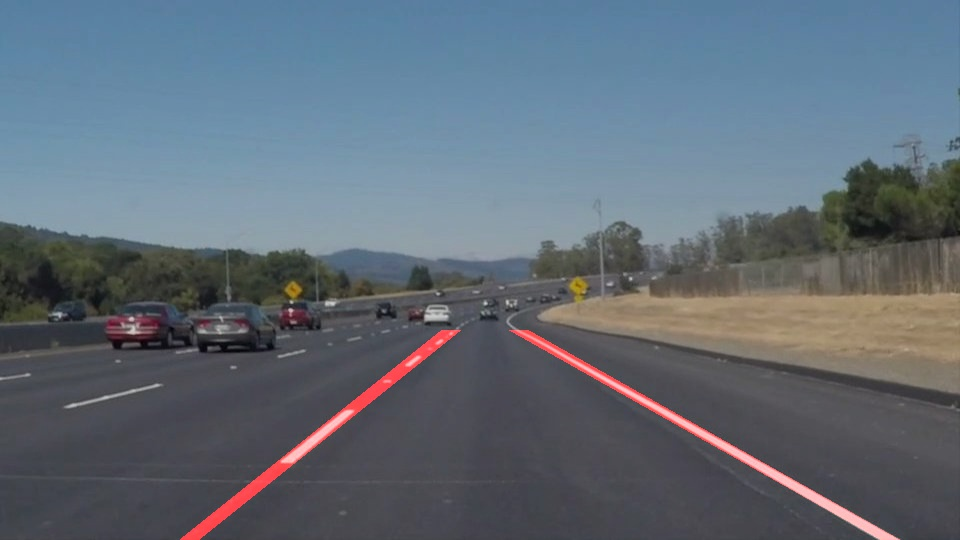
#> input picture test_images/solidWhiteCurve_processed.jpg, 960 x 540 px; its folder holds only this picture in this run
$ jupyter execute --allow-errors P1.ipynb   (shell and % lines are left out)   (older library calls are emulated)
#> lines starting #> are read from the running program, lines starting #| are printed output that depends on the picture; after the words box and inside, x2 and y2 are one past the last pixel; in counts of white or black regions, pixels touching at a corner belong together
# **Finding Lane Lines on the Road**
***
In this project, you will use the tools you learned about in the lesson to identify lane lines on the road.  You can develop your pipeline on a series of individual images, and later apply the result to a video stream (really just a series of images). Check out the video clip "raw-lines-example.mp4" (also contained in this repository) to see what the output should look like after using the helper functions below.

Once you have a result that looks roughly like "raw-lines-example.mp4", you'll need to get creative and try to average and/or extrapolate the line segments you've detected to map out the full extent of the lane lines.  You can see an example of the result you're going for in the video "P1_example.mp4".  Ultimately, you would like to draw just one line for the left side of the lane, and one for the right.

---
Let's have a look at our first image called 'test_images/solidWhiteRight.jpg'.  Run the 2 cells below (hit Shift-Enter or the "play" button above) to display the image.

**Note** If, at any point, you encounter frozen display windows or other confounding issues, you can always start again with a clean slate by going to the "Kernel" menu above and selecting "Restart & Clear Output".

---

**The tools you have are color selection, region of interest selection, grayscaling, Gaussian smoothing, Canny Edge Detection and Hough Tranform line detection.  You  are also free to explore and try other techniques that were not presented in the lesson.  Your goal is piece together a pipeline to detect the line segments in the image, then average/extrapolate them and draw them onto the image for display (as below).  Once you have a working pipeline, try it out on the video stream below.**

---

<figure>

 <figcaption>
 <p></p>
 <p style="text-align: center;"> Your output should look something like this (above) after detecting line segments using the helper functions below </p>
 </figcaption>
</figure>
 <p></p>
<figure>

 <figcaption>
 <p></p>
 <p style="text-align: center;"> Your goal is to connect/average/extrapolate line segments to get output like this</p>
 </figcaption>
</figure>

[cell 1]
#importing some useful packages
import matplotlib.pyplot as plt
import matplotlib.image as mpimg
import numpy as np
import cv2

#> (a cell that did not finish here is left out)

**Some OpenCV functions (beyond those introduced in the lesson) that might be useful for this project are:**

`cv2.inRange()` for color selection
`cv2.fillPoly()` for regions selection
`cv2.line()` to draw lines on an image given endpoints
`cv2.addWeighted()` to coadd / overlay two images
`cv2.cvtColor()` to grayscale or change color
`cv2.imwrite()` to output images to file
`cv2.bitwise_and()` to apply a mask to an image

**Check out the OpenCV documentation to learn about these and discover even more awesome functionality!**

Below are some helper functions to help get you started. They should look familiar from the lesson!

[cell 3]
import math

def grayscale(img):
    """Applies the Grayscale transform
    This will return an image with only one color channel
    but NOTE: to see the returned image as grayscale
    you should call plt.imshow(gray, cmap='gray')"""
    return cv2.cvtColor(img, cv2.COLOR_RGB2GRAY)
    # Or use BGR2GRAY if you read an image with cv2.imread()
    # return cv2.cvtColor(img, cv2.COLOR_BGR2GRAY)

def canny(img, low_threshold, high_threshold):
    """Applies the Canny transform"""
    return cv2.Canny(img, low_threshold, high_threshold)

def gaussian_blur(img, kernel_size):
    """Applies a Gaussian Noise kernel"""
    return cv2.GaussianBlur(img, (kernel_size, kernel_size), 0)

# [72 lines left out: functions region_of_interest, draw_lines, hough_lines, weighted_img, not called in this run]

## Test on Images

Now you should build your pipeline to work on the images in the directory "test_images"
**You should make sure your pipeline works well on these images before you try the videos.**

[cell 4]
import os
dir_list = os.listdir("test_images/")
#> dir_list = ['solidWhiteCurve_processed.jpg']
print("There are {} files in this directory".format(len(dir_list)))
#| There are 1 files in this directory
print(dir_list)
#| ['solidWhiteCurve_processed.jpg']
#> further down, image is the input picture: shape (540, 960, 3); mean R, G, B 97, 107.6, 118.4
#> `img_name_prefix, img_name_extension = image_fname.split('.')`: img_name_prefix = 'solidWhiteCurve_processed'; img_name_extension = 'jpg'

run your solution on all test_images and make copies into the test_images directory).

#> (a cell that did not finish here is left out)

[cell 6]
# TODO: Build your pipeline that will draw lane lines on the test_images
# then save them to the test_images directory.

# [25 lines left out: functions get_white_coordinates, fit_polynomial_line_extension, not called in this run]


def process_image(image, eps=10, gauss_ksize=15, canny_low=50, canny_high=150):
    """
    """
    img_gray = grayscale(image)
    img_gaussian_blur = gaussian_blur(img_gray, gauss_ksize)
    img_canny = canny(img_gaussian_blur, canny_low, canny_high)

    img_cropped = region_of_interest(img_canny, center_region(img_canny))
    img_cropped_right = region_of_interest(img_canny, right_region(img_canny))
    img_cropped_left = region_of_interest(img_canny, left_region(img_canny))

    mark_image = np.zeros_like(image)

    try:
        lf = fit_polynomial_line_extension(img_cropped_left)
        rf = fit_polynomial_line_extension(img_cropped_right)

        xx, yy = np.meshgrid(np.arange(image.shape[1]), np.arange(image.shape[0]))
        r = eps ** 2

        left_selector = ((lf(yy) - xx) ** 2 <= r) & (yy > upper_bound(image))
        right_selector = ((rf(yy) - xx) ** 2 <= r) & (yy > upper_bound(image))
        mark_image[left_selector] = (255, 0, 0)
        mark_image[right_selector] = (255, 0, 0)

    except TypeError:
        print("Can't fit polynomial...")

    return weighted_img(mark_image, image)


#> (the rest of this cell did not finish here and is left out)

#> in grayscale, `return cv2.cvtColor(img, cv2.COLOR_RGB2GRAY)`:
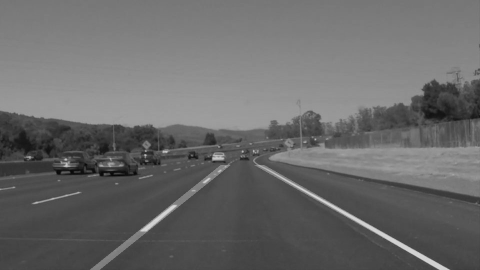
#> returned value: shape (540, 960) (shown at 1/2 size); min 3, max 218, mean 105.7
#> in canny, `return cv2.Canny(img, low_threshold, high_threshold)`:
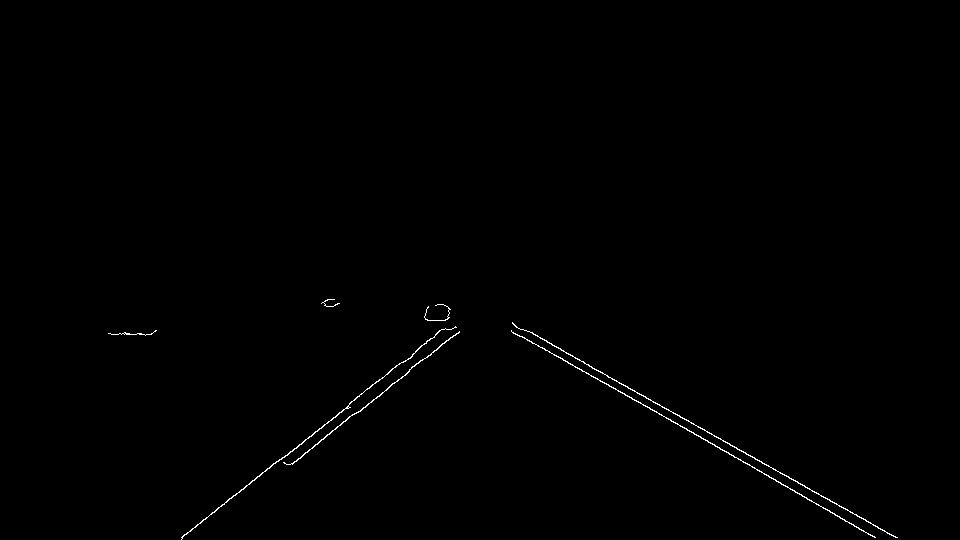
#> returned value: shape (540, 960); 0.39% white in thin lines or dots, all inside (x1, y1, x2, y2) = (108, 299, 898, 540)
    plt.imsave(fname=processed_img_fname, arr=processed_image)
    print("Saved {}".format(processed_img_fname))

## Test on Videos

You know what's cooler than drawing lanes over images? Drawing lanes over video!

We can test our solution on two provided videos:

`solidWhiteRight.mp4`

`solidYellowLeft.mp4`

[cell 7]
# Import everything needed to edit/save/watch video clips
from moviepy.editor import VideoFileClip
from IPython.display import HTML

Let's try the one with the solid white lane on the right first ...

[cell 8]
white_output = 'white.mp4'
#> (the rest of this cell did not finish here and is left out)

Play the video inline, or if you prefer find the video in your filesystem (should be in the same directory) and play it in your video player of choice.

[cell 9]
HTML("""
<video width="960" height="540" controls>
  <source src="{0}">
</video>
""".format(white_output))

**At this point, if you were successful you probably have the Hough line segments drawn onto the road, but what about identifying the full extent of the lane and marking it clearly as in the example video (P1_example.mp4)?  Think about defining a line to run the full length of the visible lane based on the line segments you identified with the Hough Transform.  Modify your draw_lines function accordingly and try re-running your pipeline.**

Now for the one with the solid yellow lane on the left. This one's more tricky!

[cell 10]
yellow_output = 'yellow.mp4'
#> (the rest of this cell did not finish here and is left out)

[cell 11]
HTML("""
<video width="960" height="540" controls>
  <source src="{0}">
</video>
""".format(yellow_output))

## Reflections

Congratulations on finding the lane lines!  As the final step in this project, we would like you to share your thoughts on your lane finding pipeline... specifically, how could you imagine making your algorithm better / more robust?  Where will your current algorithm be likely to fail?

Please add your thoughts below,  and if you're up for making your pipeline more robust, be sure to scroll down and check out the optional challenge video below!

My reflections are as follows:
* based on the optional challange, I got to appreciate that it is tough to build an algorithm that is robust. Simple variations in the image: changes of brightness / contrast / color balance can easily break an algorhitm
* a problem that we is perceptually simple for human (recognizing white stripes on black asphalt) can prove to be hard to code precisely using the standard tools (even the coming up with definition of white color is not a trivial task).
* if the environment is relatively stable, we can levarage relatively simple tools to solve the task of finding the road lines on the tarmac. Unfortunately 'real life' is not a 'relatively stable environment'
* I think the performance of the algorhitm can be improved significantly if we smooth the lines perceived over time, instead of treating the video as a series of images that are processed one by one.

## Submission

If you're satisfied with your video outputs it's time to submit!  Submit this ipython notebook for review.

## Optional Challenge

Try your lane finding pipeline on the video below.  Does it still work?  Can you figure out a way to make it more robust?  If you're up for the challenge, modify your pipeline so it works with this video and submit it along with the rest of your project!

[cell 12]
# extract samples from the harder clip
vid_fname = 'challenge.mp4'
#> (the rest of this cell did not finish here and is left out)

[cell 13]
# Diagnose performance of the algo on the excerpts of the harder part of the task
iidx = 11

# 9, 10, 11, 12 are the real hard part
#> (the rest of this cell did not finish here and is left out)

[cell 14]
challenge_output = 'extra.mp4'
#> challenge_output = 'extra.mp4'
#> (the rest of this cell did not finish here and is left out)

$ run again, on test_images/solidYellowLeft_processed.jpg
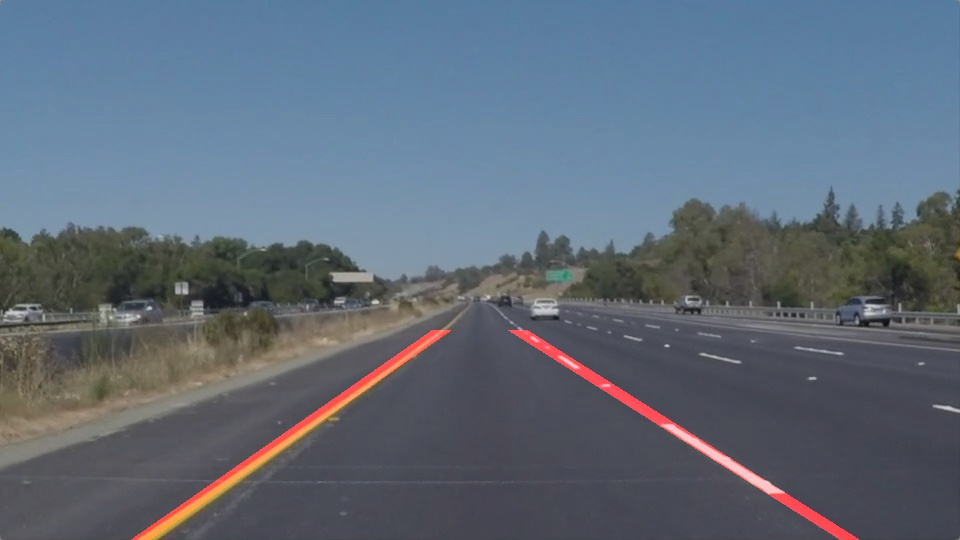
#> input picture test_images/solidYellowLeft_processed.jpg, 960 x 540 px
#> dir_list = ['solidYellowLeft_processed.jpg']
#| There are 1 files in this directory
#| ['solidYellowLeft_processed.jpg']
#> image is the input picture: shape (540, 960, 3); mean R, G, B 95.4, 106.9, 120.6
#> img_name_prefix = 'solidYellowLeft_processed'; img_name_extension = 'jpg'
#> in grayscale, `return cv2.cvtColor(img, cv2.COLOR_RGB2GRAY)`:
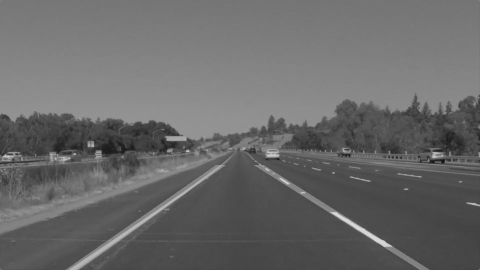
#> returned value: shape (540, 960) (shown at 1/2 size); min 15, max 221, mean 105
#> in canny, `return cv2.Canny(img, low_threshold, high_threshold)`:
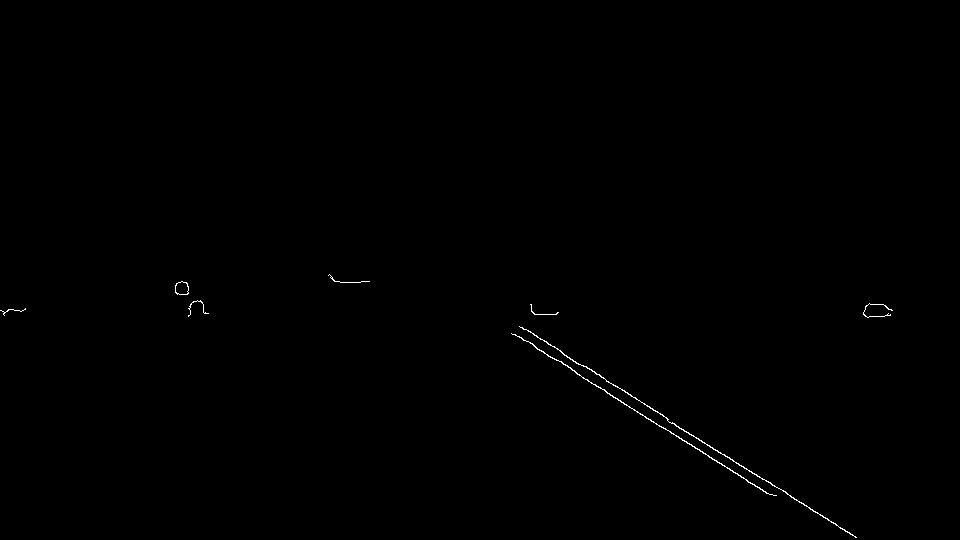
#> returned value: shape (540, 960); 0.23% white in thin lines or dots, all inside (x1, y1, x2, y2) = (0, 274, 893, 538)
#> challenge_output = 'extra.mp4'

$ run again, on test_images/whiteCarLaneSwitch_processed.jpg
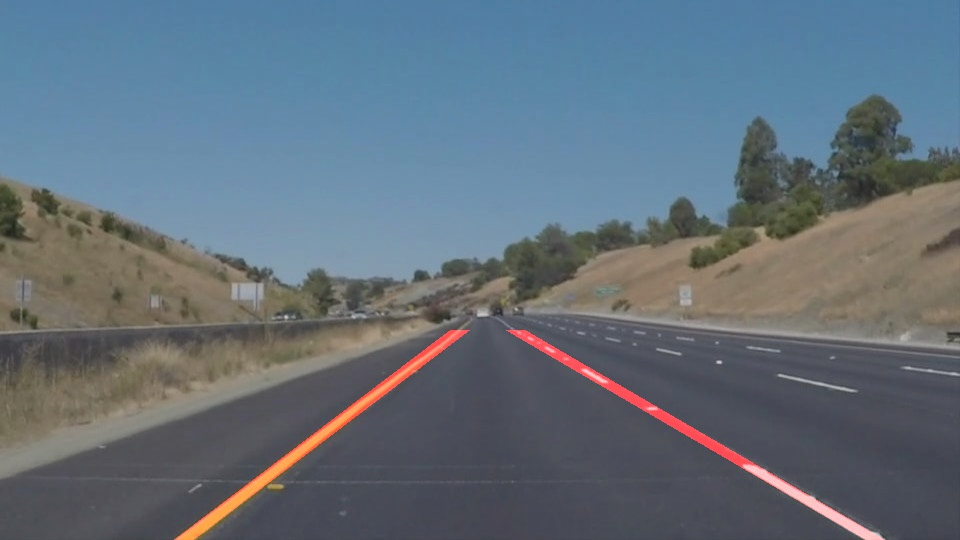
#> input picture test_images/whiteCarLaneSwitch_processed.jpg, 960 x 540 px
#> dir_list = ['whiteCarLaneSwitch_processed.jpg']
#| There are 1 files in this directory
#| ['whiteCarLaneSwitch_processed.jpg']
#> image is the input picture: shape (540, 960, 3); mean R, G, B 98.9, 111.4, 122.4
#> img_name_prefix = 'whiteCarLaneSwitch_processed'; img_name_extension = 'jpg'
#> in grayscale, `return cv2.cvtColor(img, cv2.COLOR_RGB2GRAY)`:
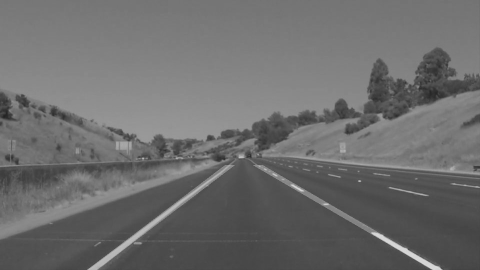
#> returned value: shape (540, 960) (shown at 1/2 size); min 33, max 222, mean 108.9
#> in canny, `return cv2.Canny(img, low_threshold, high_threshold)`:
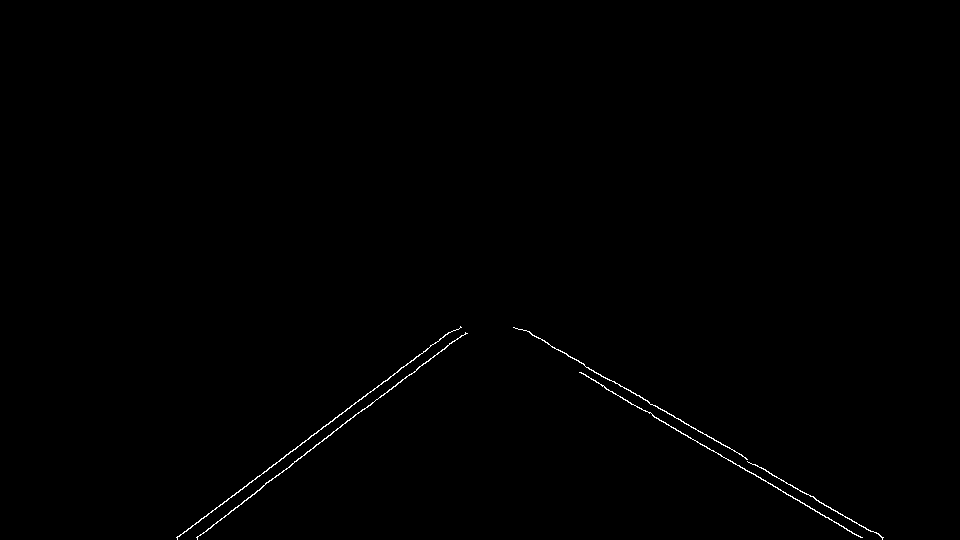
#> returned value: shape (540, 960); 0.36% white in thin lines or dots, all inside (x1, y1, x2, y2) = (176, 326, 884, 540)
#> challenge_output = 'extra.mp4'
